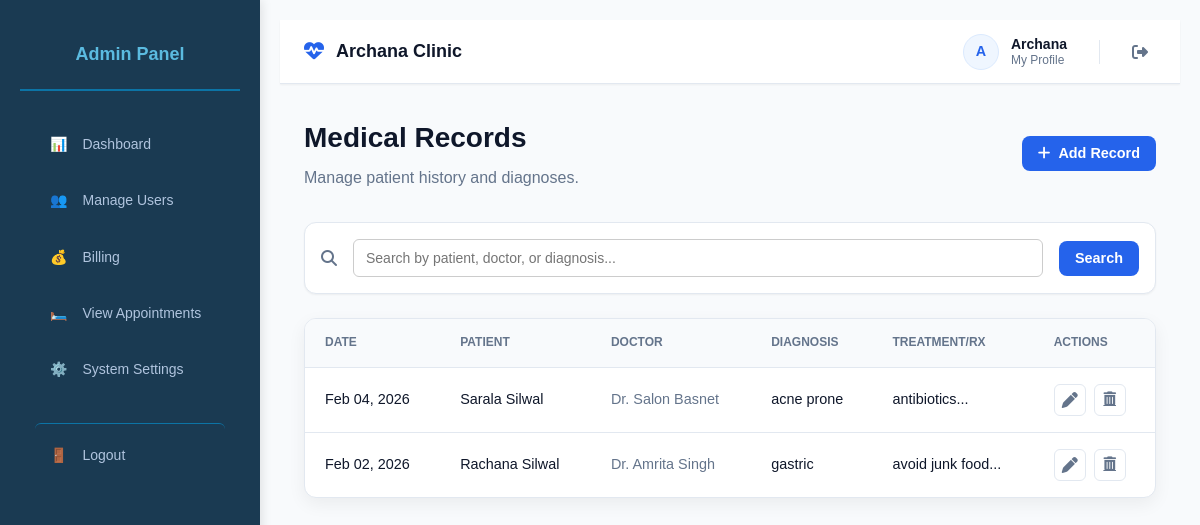
The page /admin/medical-records.php (signed in) on the database its author committed.
### tables this page shows
CREATE TABLE `patients` (
  `id` int(11) NOT NULL,
  `user_id` int(11) NOT NULL,
  `phone` varchar(15) DEFAULT NULL,
  `date_of_birth` date NOT NULL,
  `gender` enum('male','female','other') NOT NULL,
  `address` text NOT NULL,
  `emergency_contact` varchar(100) NOT NULL,
  `emergency_phone` varchar(20) NOT NULL,
  `medical_history` text DEFAULT NULL,
  `blood_group` varchar(10) DEFAULT NULL,
  `allergies` text DEFAULT NULL,
  `age` varchar(10) DEFAULT NULL
);

CREATE TABLE `users` (
  `id` int(11) NOT NULL,
  `name` varchar(100) NOT NULL,
  `email` varchar(255) DEFAULT NULL,
  `password` varchar(255) NOT NULL,
  `role` enum('admin','doctor','receptionist','patient') NOT NULL,
  `phone` varchar(15) NOT NULL,
  `created_at` timestamp NOT NULL DEFAULT current_timestamp(),
  `updated_at` timestamp NOT NULL DEFAULT current_timestamp() ON UPDATE current_timestamp()
);

CREATE TABLE `medical_records` (
  `id` int(11) NOT NULL,
  `patient_id` int(11) NOT NULL,
  `doctor_id` int NOT NULL,
  `visit_date` date NOT NULL,
  `diagnosis` text DEFAULT NULL,
  `treatment` text DEFAULT NULL,
  `prescription` text DEFAULT NULL,
  `notes` text DEFAULT NULL,
  `created_at` timestamp NOT NULL DEFAULT current_timestamp(),
  `updated_at` timestamp NOT NULL DEFAULT current_timestamp() ON UPDATE current_timestamp()
);

### config/auth.php (called while the page is built, shortened)
<?php
class Auth {
    private $conn;
    public function __construct($connection) {
        $this->conn = $connection;
    }
    public function isLoggedIn() {
        return isset($_SESSION['user_id']);
    }
    public function getUser() {
        $user_id = $_SESSION['user_id'];
        $stmt = $this->conn->prepare("
            SELECT
                u.id,
                u.name,
                u.email,
                u.role,
                p.phone,
                p.gender,
                p.address,
                p.medical_history,
                p.blood_group,
                p.date_of_birth,
                p.allergies,
                p.emergency_phone
            FROM users u
            LEFT JOIN patients p ON u.id = p.user_id
            WHERE u.id = ?
            LIMIT 1
        ");
        $stmt->bind_param("i", $user_id);
        $stmt->execute();
        return $stmt->get_result()->fetch_assoc();
    }
}
?>

### admin/medical-records.php (the view, shortened to what this page needs)
<?php
require_once __DIR__ . '/../config/database.php';
require_once __DIR__ . '/../config/auth.php';
$auth = new Auth($conn);
$page = isset($_GET['page']) ? max(1, intval($_GET['page'])) : 1;
$limit = 10;
$offset = ($page - 1) * $limit;
$search = isset($_GET['search']) ? trim($_GET['search']) : '';
$where_clauses = [];
$params = [];
$types = "";
$where_sql = count($where_clauses) > 0 ? "WHERE " . implode(" AND ", $where_clauses) : "";
$query = "
    SELECT mr.*,
           u_p.name AS patient_name,
           u_d.name AS doctor_name
    FROM medical_records mr
    JOIN patients p ON mr.patient_id = p.id
    JOIN users u_p ON p.user_id = u_p.id
    JOIN doctors d ON mr.doctor_id = d.id
    JOIN users u_d ON d.user_id = u_d.id
    $where_sql
    ORDER BY mr.visit_date DESC, mr.created_at DESC
    LIMIT ? OFFSET ?
";
$params[] = $limit;
$params[] = $offset;
$types .= "ii";
$stmt = $conn->prepare($query);
$stmt->bind_param($types, ...$params);
$stmt->execute();
$records = $stmt->get_result();
?>
<!DOCTYPE html>
<html lang="en">
<head>
<link rel="stylesheet" href="../styles.css">
<link rel="stylesheet" href="https://cdnjs.cloudflare.com/ajax/libs/font-awesome/6.5.0/css/all.min.css">
</head>
<body class="dashboard-page">
<div class="dashboard-container">
    <?php include __DIR__ . '/../include/sidebar-admin.php'; ?>
    <main class="dashboard-content">
        <?php include __DIR__ . '/../include/anav.php'; ?>
        <div class="manage-container">
            <div class="page-header">
                <div>
                    <h1>Medical Records</h1>
                    <p>Manage patient history and diagnoses.</p>
                </div>
                <button class="btn-primary" style="padding: 0.6rem 1rem; width: auto;" id="addBtn">
                    <i class="fas fa-plus"></i> Add Record
                </button>
            </div>
            <form method="GET" class="filter-bar">
                <i class="fas fa-search" style="color:var(--text-muted)"></i>
                <input type="text" name="search" class="search-input" placeholder="Search by patient, doctor, or diagnosis..." value="<?= htmlspecialchars($search) ?>">
                <button type="submit" class="btn-primary"style="padding: 0.6rem 1rem; width: auto;" >Search</button>
            </form>
            <div class="card">
                <div class="table-responsive">
                    <table class="custom-table">
                        <thead>
                            <tr>
                                <th>Date</th>
                                <th>Patient</th>
                                <th>Doctor</th>
                                <th>Diagnosis</th>
                                <th>Treatment/Rx</th>
                                <th>Actions</th>
                            </tr>
                        </thead>
                        <tbody>
                            <?php if($records->num_rows > 0): ?>
                                <?php while($row = $records->fetch_assoc()): ?>
                                <tr>
                                    <td><?= date('M d, Y', strtotime($row['visit_date'])) ?></td>
                                    <td style="font-weight: 500;"><?= htmlspecialchars($row['patient_name']) ?></td>
                                    <td style="color:var(--text-muted);">Dr. <?= htmlspecialchars($row['doctor_name']) ?></td>
                                    <td>
                                        <div class="truncate" title="<?= htmlspecialchars($row['diagnosis']) ?>">
                                            <?= htmlspecialchars($row['diagnosis']) ?>
                                        </div>
                                    </td>
                                    <td>
                                        <div class="truncate" title="<?= htmlspecialchars($row['treatment'] . ' - ' . $row['prescription']) ?>">
                                            <?= htmlspecialchars(substr($row['treatment'], 0, 20)) ?>...
                                        </div>
                                    </td>
                                    <td>
                                        <div class="action-group">
                                            <button class="btn-action btn-edit"
                                                data-id="<?= $row['id'] ?>"
                                                data-patient="<?= $row['patient_id'] ?>"
                                                data-doctor="<?= $row['doctor_id'] ?>"
                                                data-date="<?= $row['visit_date'] ?>"
                                                data-diagnosis="<?= htmlspecialchars($row['diagnosis']) ?>"
                                                data-treatment="<?= htmlspecialchars($row['treatment']) ?>"
                                                data-prescription="<?= htmlspecialchars($row['prescription']) ?>"
                                                data-notes="<?= htmlspecialchars($row['notes']) ?>"
                                                title="Edit Record">
                                                <i class="fas fa-pen"></i>
                                            </button>
                                            <a href="?delete_id=<?= $row['id'] ?>" class="btn-action btn-delete"
                                               onclick="return confirm('Are you sure you want to delete this medical record?')"
                                               title="Delete">
                                                <i class="fas fa-trash-alt"></i>
                                            </a>
                                        </div>
                                    </td>
                                </tr>
                                <?php endwhile; ?>
                            <?php else: ?>
                                <tr><td colspan="6" style="text-align:center; padding:3rem; color:var(--text-muted);">No medical records found.</td></tr>
                            <?php endif; ?>
                        </tbody>
                    </table>
                </div>
            </div>
        </div>
    </main>
</div>
</body>
</html>

### include/anav.php (shortened to what this page needs)
<?php
if (!isset($user)) {
    $user = $auth->getUser();
}
?>
<nav class="top-navbar">
    <a href="#" class="nav-brand">
        <i class="fas fa-heartbeat"></i>
        <span>Archana Clinic</span>
    </a>
    <div class="nav-right-section">
        <a href="profile.php" class="nav-user-profile" title="View Profile">
            <div class="nav-avatar-circle">
                <?= isset($user['name']) ? strtoupper(substr($user['name'], 0, 1)) : 'U' ?>
            </div>
            <div class="nav-user-meta">
                <span class="nav-user-name">
                    <?= isset($user['name']) ? htmlspecialchars(explode(' ', $user['name'])[0]) : 'Guest' ?>
                </span>
                <span class="nav-user-subtitle">My Profile</span>
            </div>
        </a>
        <a href="../logout.php" class="nav-logout-btn" title="Logout">
            <i class="fas fa-sign-out-alt"></i>
        </a>
    </div>
</nav>

### styles.css (style rules this page uses)
* { margin: 0; padding: 0; box-sizing: border-box; font-family: Arial, sans-serif; }
body { background: #f9f9f9; color: #333; line-height: 1.6; display: flex; flex-direction: column; min-height: 100vh; }
main { flex: 1; padding: 20px; }
body { padding-top: 90px; }
.dashboard-page { display: flex; background: #f5f7fa; padding-top: 0; }
.dashboard-container { display: flex; width: 100%; min-height: 100vh; }
.dashboard-content { flex: 1; margin-left: 260px; padding: 20px; overflow-y: auto; }
.table-responsive { overflow-x: auto; }
body { font-family: 'Segoe UI', Tahoma, Geneva, Verdana, sans-serif; background-color: #f4f6f8; margin: 0; padding: 0; }
input[type="text"], input[type="email"], input[type="password"], input[type="tel"], input[type="date"], select, textarea { padding: 10px 12px; border-radius: 6px; border: 1px solid #ccc; font-size: 14px; outline: none; transition: border-color 0.3s; }
button, .btn, .btn-login { display: inline-block; width: 100%; padding: 12px; border: none; border-radius: 6px; background-color: #5bbbe0; color: #fff; font-size: 16px; font-weight: bold; cursor: pointer; transition: background 0.3s; text-decoration: none; text-align: center; }
.card { background: #ffffff; border-radius: 14px; box-shadow: 0 6px 18px rgba(0, 0, 0, 0.06); }

### admin/medical-records.php (style rules this page uses)
:root { --primary: #2563eb; --primary-dark: #1d4ed8; --bg-body: #f8fafc; --bg-card: #ffffff; --text-main: #0f172a; --text-muted: #64748b; --border: #e2e8f0; --success: #10b981; --danger: #ef4444; --warning: #f59e0b; }
body.dashboard-page { background-color: var(--bg-body); font-family: 'Inter', system-ui, -apple-system, sans-serif; color: var(--text-main); }
.manage-container { max-width: 1400px; margin: 2rem auto; padding: 0 1.5rem; }
.page-header { display: flex; justify-content: space-between; align-items: center; margin-bottom: 2rem; }
.page-header h1 { margin: 0; font-size: 1.75rem; font-weight: 700; color: var(--text-main); }
.page-header p { margin: 0.25rem 0 0; color: var(--text-muted); }
.filter-bar { background: white; padding: 1rem; border-radius: 12px; border: 1px solid var(--border); display: flex; gap: 1rem; margin-bottom: 1.5rem; align-items: center; box-shadow: 0 1px 2px rgba(0,0,0,0.05); }
.search-input { flex: 1; padding: 0.6rem 1rem; border: 1px solid var(--border); border-radius: 8px; outline: none; }
.btn-primary { background: var(--primary); color: white; border: none; padding: 0.6rem 1.2rem; border-radius: 8px; font-weight: 600; cursor: pointer; display: flex; align-items: center; gap: 0.5rem; text-decoration: none; font-size: 0.9rem; }
.card { background: var(--bg-card); border-radius: 12px; border: 1px solid var(--border); overflow: hidden; }
.table-responsive { overflow-x: auto; }
.custom-table { width: 100%; border-collapse: collapse; text-align: left; }
.custom-table th { background: #f8fafc; padding: 0.875rem 1.25rem; font-size: 0.75rem; font-weight: 600; text-transform: uppercase; color: var(--text-muted); border-bottom: 1px solid var(--border); }
.custom-table td { padding: 1rem 1.25rem; border-bottom: 1px solid var(--border); color: var(--text-main); font-size: 0.9rem; vertical-align: middle; }
.custom-table tr:last-child td { border-bottom: none; }
.action-group { display: flex; gap: 0.5rem; }
.btn-action { width: 32px; height: 32px; display: flex; align-items: center; justify-content: center; border-radius: 6px; border: 1px solid var(--border); background: white; color: var(--text-muted); cursor: pointer; transition: all 0.2s; }
.truncate { max-width: 200px; white-space: nowrap; overflow: hidden; text-overflow: ellipsis; }

### rows shown on the page
patients: user.name "A", user.name "Archana"
medical_records: visit_date "Feb 04, 2026", users.name "Sarala Silwal", users.name "Salon Basnet", diagnosis "acne prone", treatment "antibiotics"
medical_records: visit_date "Feb 02, 2026", users.name "Rachana Silwal", users.name "Amrita Singh", diagnosis "gastric", treatment "avoid junk food"
